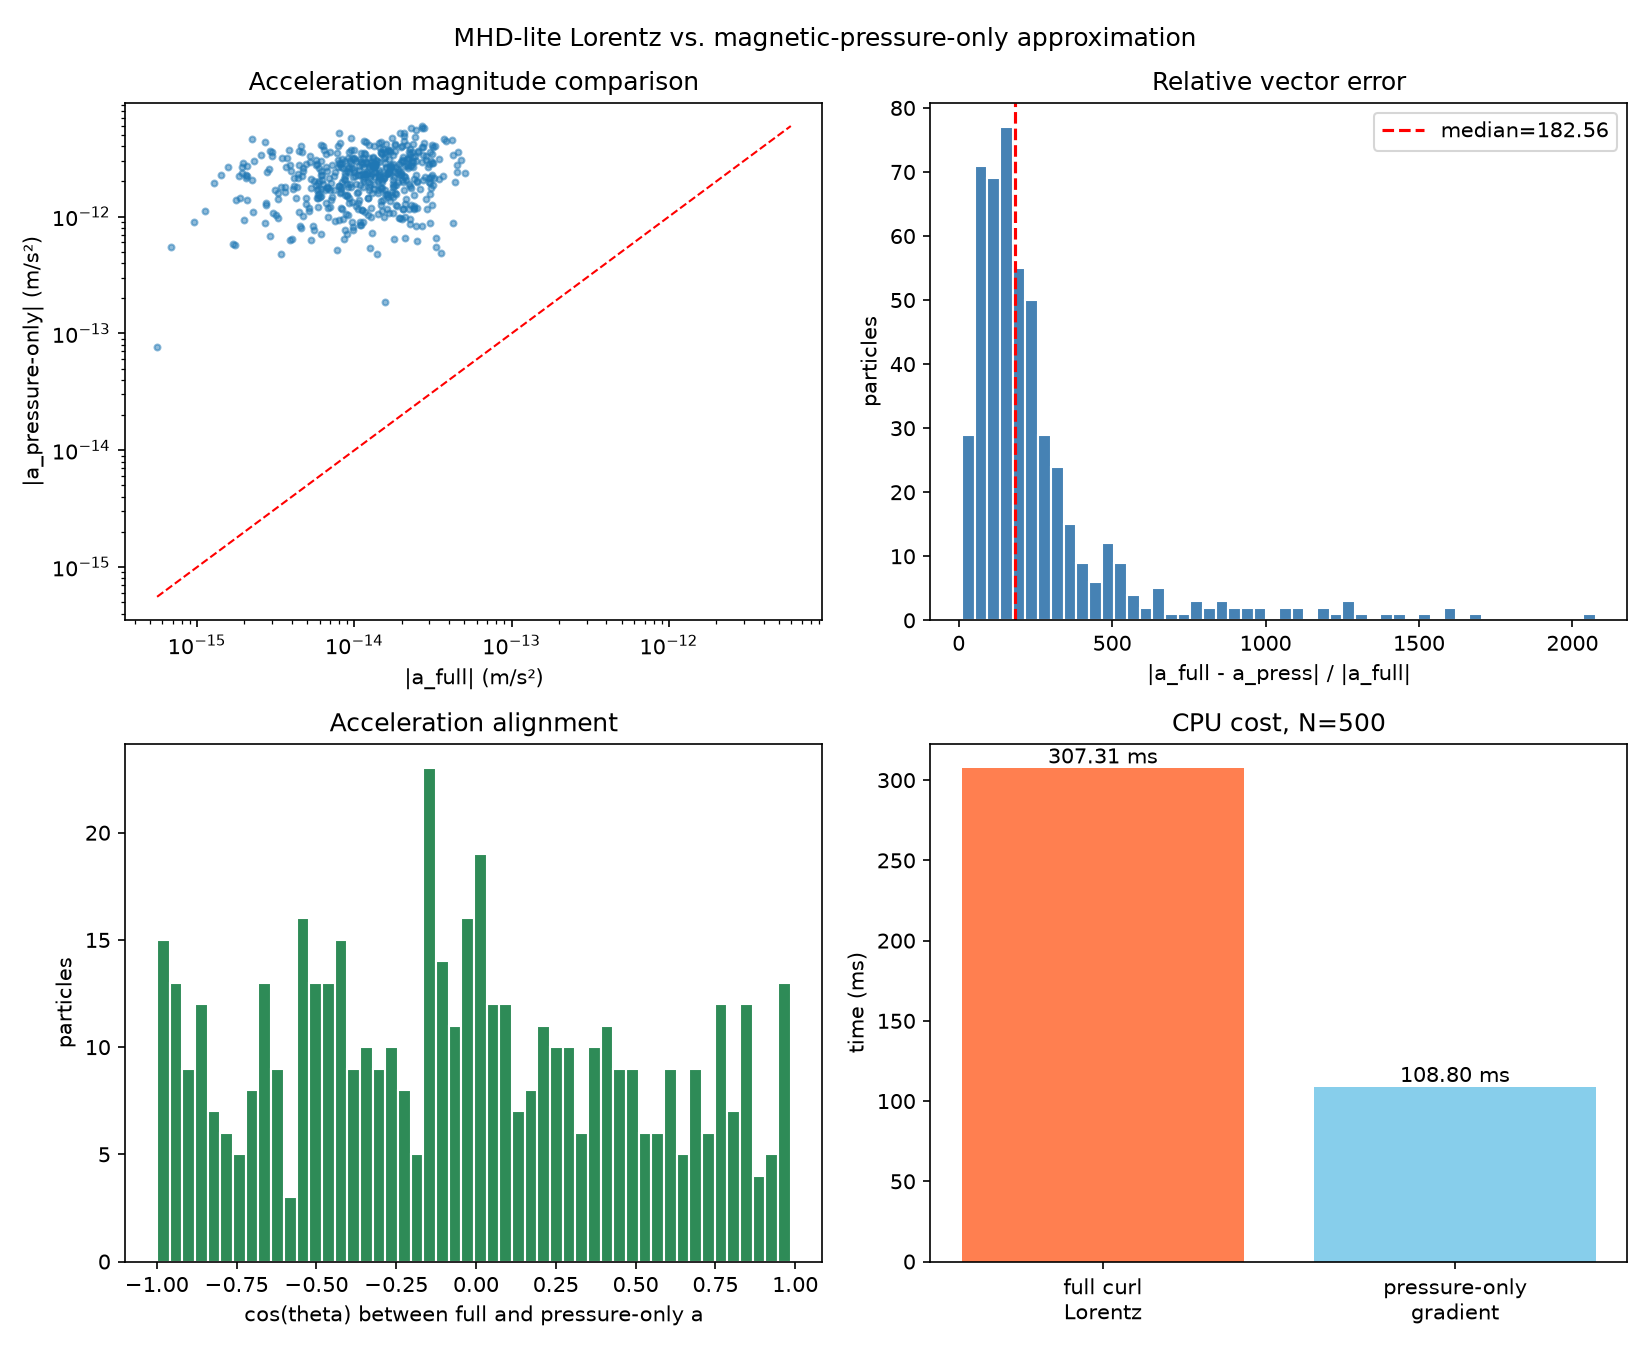

Write Python code to recreate this figure.
import numpy as np
import matplotlib.pyplot as plt
import time

# --- toy SPH/MHD-lite parameters ------------------------------------------------
N = 500
np.random.seed(42)

# positions in a box [-L,L]^3
L = 1e15
pos = (np.random.rand(N, 3) - 0.5) * 2.0 * L
mass = np.full(N, 1e28)
radius = np.full(N, 2e14)
density = np.full(N, 1e-15)
mu0 = 4.0 * np.pi * 1e-7

# seed a mostly poloidal field along z with a weak ordered toroidal wrap
B = np.zeros((N, 3))
B[:, 2] = 1e-9                       # poloidal z
B[:, 0] += 1e-10 * (pos[:, 1] / L)  # small x component
B[:, 1] -= 1e-10 * (pos[:, 0] / L)  # small y component

# cubic-spline kernel gradient (same convention as hydro.clj)
def cubic_dw_dq(q):
    q = np.asarray(q)
    out = np.zeros_like(q)
    m1 = (q >= 0.0) & (q <= 0.5)
    m2 = (q > 0.5) & (q <= 1.0)
    out[m1] = -12.0 * q[m1] + 18.0 * q[m1]**2
    out[m2] = -6.0 * (1.0 - q[m2])**2
    return out

def kernel_grad(r_vec, h):
    r_vec = np.asarray(r_vec, dtype=float)
    r = np.linalg.norm(r_vec)
    if r == 0.0 or h == 0.0 or r > h:
        return np.zeros(3)
    q = r / h
    dw = cubic_dw_dq(q)
    factor = (8.0 / np.pi) * (1.0 / h**4) * (dw / r)
    return r_vec * factor

# naive O(N^2) neighbor list within h = 2*radius (constant here)
h = 2.0 * radius[0]
neighbors = []
for i in range(N):
    d = pos - pos[i]
    r2 = np.einsum('ij,ij->i', d, d)
    nbrs = [j for j in range(N) if j != i and r2[j] <= h**2]
    neighbors.append(nbrs)

# --- full curl Lorentz force ----------------------------------------------------
def full_lorentz():
    a = np.zeros((N, 3))
    curl = np.zeros((N, 3))
    for i in range(N):
        c = np.zeros(3)
        for j in neighbors[i]:
            r_ij = pos[i] - pos[j]
            grad = kernel_grad(r_ij, h)
            dB = B[i] - B[j]
            # (B_i - B_j) x grad
            c += (mass[j] / density[j]) * np.cross(dB, grad)
        curl[i] = c
        a[i] = np.cross(c, B[i]) / (mu0 * density[i])
    return a, curl

t0 = time.perf_counter()
a_full, curl_full = full_lorentz()
t_full = time.perf_counter() - t0

# --- magnetic-pressure-only approximation ---------------------------------------
def pressure_only():
    P_B = np.sum(B**2, axis=1) / (2.0 * mu0)
    a = np.zeros((N, 3))
    for i in range(N):
        acc = np.zeros(3)
        for j in neighbors[i]:
            r_ij = pos[i] - pos[j]
            grad = kernel_grad(r_ij, h)
            term = P_B[i] / density[i]**2 + P_B[j] / density[j]**2
            acc -= mass[j] * term * grad
        a[i] = acc
    return a

t0 = time.perf_counter()
a_press = pressure_only()
t_press = time.perf_counter() - t0

# --- diagnostics ----------------------------------------------------------------
mag_full = np.linalg.norm(a_full, axis=1)
mag_press = np.linalg.norm(a_press, axis=1)

# relative vector error for particles with non-zero full acceleration
mask = mag_full > 0.0
rel_err = np.zeros(N)
rel_err[mask] = np.linalg.norm(a_full[mask] - a_press[mask], axis=1) / mag_full[mask]
median_err = np.median(rel_err[mask])
mean_err = np.mean(rel_err[mask])

# angle between full and pressure-only accelerations
dot = np.einsum('ij,ij->i', a_full, a_press)
cos_theta = np.zeros(N)
prod = mag_full * mag_press
nz = prod > 0.0
cos_theta[nz] = dot[nz] / prod[nz]

print(f"N={N}")
print(f"full Lorentz time:      {t_full*1e3:.3f} ms")
print(f"pressure-only time:     {t_press*1e3:.3f} ms")
print(f"speedup:                {t_full/t_press:.2f}x")
print(f"median |a_full|:        {np.median(mag_full):.3e}")
print(f"median |a_press|:       {np.median(mag_press):.3e}")
print(f"median rel. vector err: {median_err:.3f}")
print(f"mean   rel. vector err: {mean_err:.3f}")
print(f"median cos(theta):      {np.median(cos_theta[nz]):.3f}")

# --- plots ----------------------------------------------------------------------
fig, axes = plt.subplots(2, 2, figsize=(11, 9))

ax = axes[0, 0]
ax.scatter(mag_full, mag_press, s=8, alpha=0.5)
lo, hi = min(mag_full.min(), mag_press.min()), max(mag_full.max(), mag_press.max())
ax.plot([lo, hi], [lo, hi], 'r--', lw=1)
ax.set_xscale('log'); ax.set_yscale('log')
ax.set_xlabel('|a_full| (m/s²)'); ax.set_ylabel('|a_pressure-only| (m/s²)')
ax.set_title('Acceleration magnitude comparison')

ax = axes[0, 1]
ax.hist(rel_err[mask], bins=50, color='steelblue', edgecolor='white')
ax.axvline(median_err, color='red', linestyle='--', label=f'median={median_err:.2f}')
ax.set_xlabel('|a_full - a_press| / |a_full|')
ax.set_ylabel('particles')
ax.set_title('Relative vector error')
ax.legend()

ax = axes[1, 0]
ax.hist(cos_theta[nz], bins=50, color='seagreen', edgecolor='white')
ax.set_xlabel('cos(theta) between full and pressure-only a')
ax.set_ylabel('particles')
ax.set_title('Acceleration alignment')

ax = axes[1, 1]
bars = ax.bar(['full curl\nLorentz', 'pressure-only\ngradient'],
              [t_full*1e3, t_press*1e3], color=['coral', 'skyblue'])
ax.set_ylabel('time (ms)')
ax.set_title(f'CPU cost, N={N}')
for bar, t in zip(bars, [t_full*1e3, t_press*1e3]):
    ax.text(bar.get_x() + bar.get_width()/2, bar.get_height(),
            f'{t:.2f} ms', ha='center', va='bottom')

plt.suptitle('MHD-lite Lorentz vs. magnetic-pressure-only approximation')
plt.tight_layout()
plt.savefig('docs/research/physics/mhd_lorentz_toy.png', dpi=150)
print('saved docs/research/physics/mhd_lorentz_toy.png')

# save a tiny table for the notebook
with open('docs/research/physics/mhd_lorentz_toy_summary.txt', 'w') as f:
    f.write('| model | time (ms) | median |a| (m/s²) | mean rel. error |\n')
    f.write('|---|---|---|---|\n')
    f.write(f'| full curl Lorentz | {t_full*1e3:.3f} | {np.median(mag_full):.3e} | — |\n')
    f.write(f'| pressure-only | {t_press*1e3:.3f} | {np.median(mag_press):.3e} | {mean_err:.3f} |\n')
    f.write(f'| speedup | {t_full/t_press:.2f}x | | |\n')
print('saved docs/research/physics/mhd_lorentz_toy_summary.txt')
